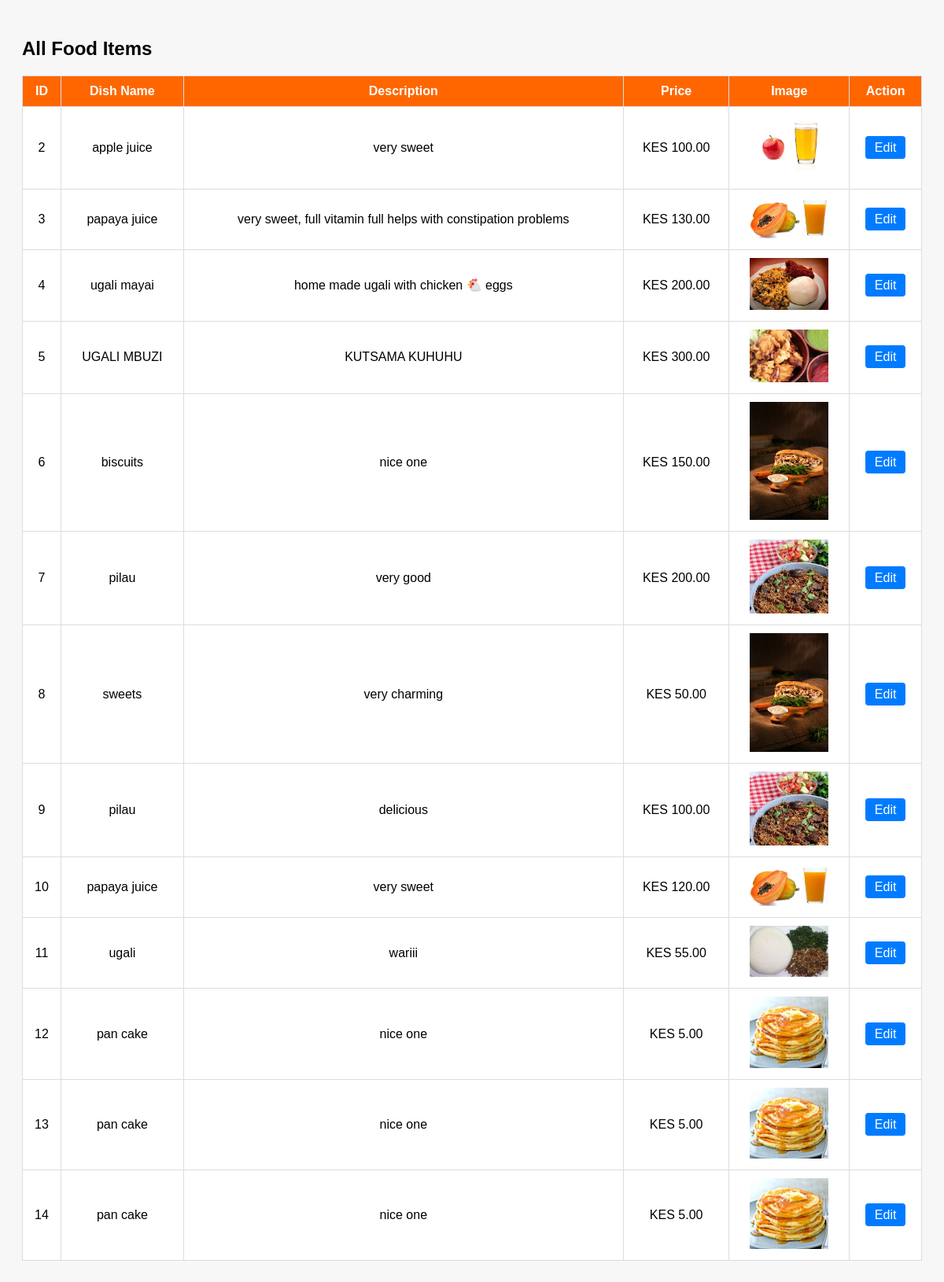
/edit_food.php, run on the app's committed database.
### tables this page shows
CREATE TABLE `menu_items` (
  `id` int(11) NOT NULL,
  `name` varchar(100) NOT NULL,
  `description` text DEFAULT NULL,
  `category` varchar(100) DEFAULT NULL,
  `price` decimal(10,2) NOT NULL,
  `image` varchar(255) DEFAULT NULL,
  `created_at` timestamp NOT NULL DEFAULT current_timestamp()
);

### edit_food.php (the view, shortened to what this page needs)
<?php
include 'db_connect.php';
$items = mysqli_query($conn, "SELECT * FROM menu_items");
?>
<!DOCTYPE html>
<html>
<head>
</head>
<body>
<h2>All Food Items</h2>
<table>
    <tr>
        <th>ID</th>
        <th>Dish Name</th>
        <th>Description</th>
        <th>Price</th>
        <th>Image</th>
        <th>Action</th>
    </tr>
    <?php while ($item = mysqli_fetch_assoc($items)): ?>
        <tr>
            <td><?= $item['id'] ?></td>
            <td><?= htmlspecialchars($item['name']) ?></td>
            <td><?= htmlspecialchars($item['description']) ?></td>
            <td>KES <?= number_format($item['price'], 2) ?></td>
            <td><img src="images/<?= htmlspecialchars($item['image']) ?>" alt="Image"></td>
            <td><a class="btn-edit" href="edit_food.php?edit_id=<?= $item['id'] ?>">Edit</a></td>
        </tr>
    <?php endwhile; ?>
</table>
</body>
</html>

### edit_food.php (style rules this page uses)
body { font-family: Arial, sans-serif; padding: 20px; background-color: #f7f7f7; }
table { width: 100%; border-collapse: collapse; margin-bottom: 30px; background: white; }
th, td { border: 1px solid #ddd; padding: 10px; text-align: center; }
th { background-color: #ff6600; color: white; }
img { max-width: 100px; }
.btn-edit { padding: 6px 12px; background-color: #007bff; color: white; border: none; text-decoration: none; border-radius: 4px; }

### data on the page
menu_items: id "2", name "apple juice", description "very sweet", price "100.00", image (picture)
menu_items: id "3", name "papaya juice", description "very sweet, full vitamin full helps with constipation problems", price "130.00", image (picture)
menu_items: id "4", name "ugali mayai", description "home made ugali with chicken 🐔 eggs", price "200.00", image (picture)
menu_items: id "5", name "UGALI MBUZI", description "KUTSAMA KUHUHU", price "300.00", image (picture)
menu_items: id "6", name "biscuits", description "nice one", price "150.00", image (picture)
menu_items: id "7", name "pilau", description "very good", price "200.00", image (picture)
menu_items: id "8", name "sweets", description "very charming", price "50.00", image (picture)
menu_items: id "9", name "pilau", description "delicious", price "100.00", image (picture)
menu_items: id "10", name "papaya juice", description "very sweet", price "120.00", image (picture)
menu_items: id "11", name "ugali", description "wariii", price "55.00", image (picture)
menu_items: id "12", name "pan cake", description "nice one", price "5.00", image (picture)
menu_items: id "13", name "pan cake", description "nice one", price "5.00", image (picture)
menu_items: id "14", name "pan cake", description "nice one", price "5.00", image (picture)
